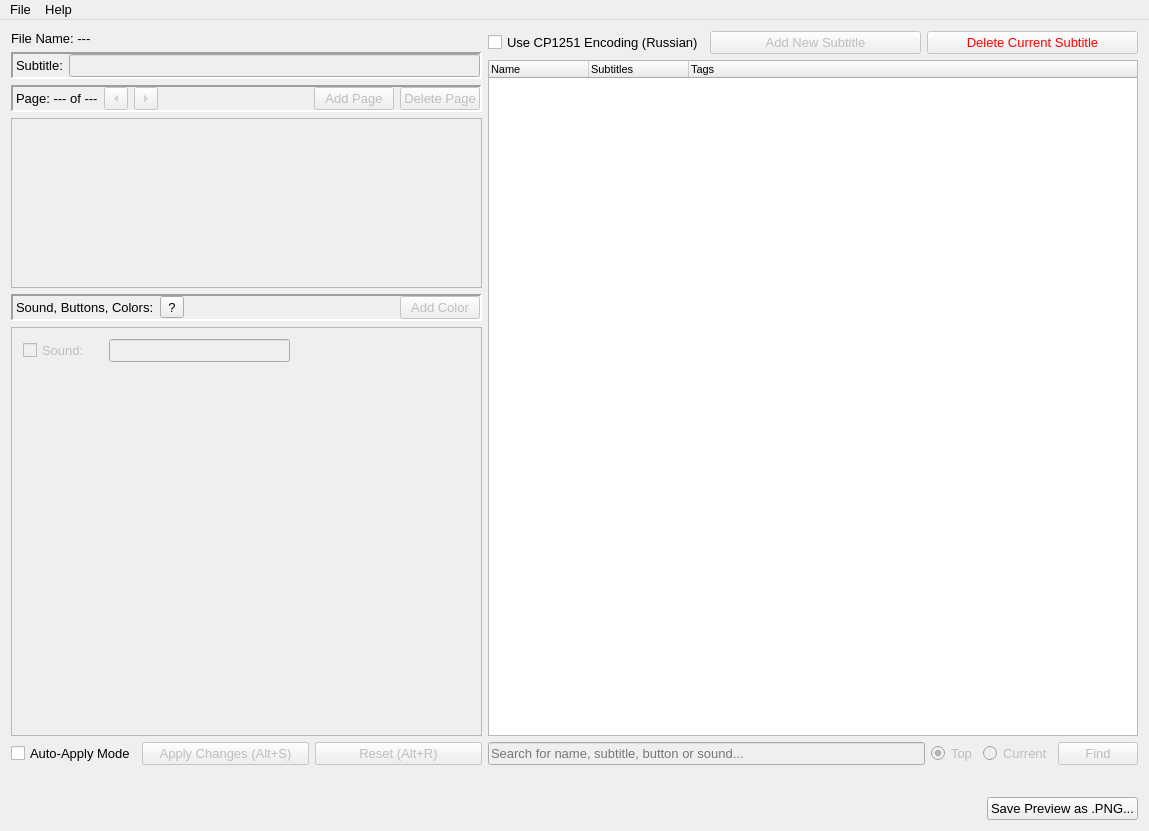
<?xml version="1.0" encoding="UTF-8"?>
<ui version="4.0">
 <class>mstEditor</class>
 <widget class="QMainWindow" name="mstEditor">
  <property name="geometry">
   <rect>
    <x>0</x>
    <y>0</y>
    <width>1149</width>
    <height>831</height>
   </rect>
  </property>
  <property name="font">
   <font>
    <pointsize>10</pointsize>
   </font>
  </property>
  <property name="windowTitle">
   <string>mstEditor</string>
  </property>
  <widget class="QWidget" name="centralWidget">
   <layout class="QVBoxLayout" name="verticalLayout">
    <item>
     <layout class="QHBoxLayout" name="horizontalLayout">
      <item>
       <layout class="QVBoxLayout" name="verticalLayout_3">
        <item>
         <widget class="QLabel" name="L_FileName">
          <property name="text">
           <string>File Name: ---</string>
          </property>
         </widget>
        </item>
        <item>
         <widget class="QFrame" name="horizontalFrame_4">
          <property name="frameShape">
           <enum>QFrame::Panel</enum>
          </property>
          <property name="frameShadow">
           <enum>QFrame::Sunken</enum>
          </property>
          <property name="lineWidth">
           <number>2</number>
          </property>
          <layout class="QHBoxLayout" name="horizontalLayout_10">
           <property name="leftMargin">
            <number>3</number>
           </property>
           <property name="topMargin">
            <number>0</number>
           </property>
           <property name="rightMargin">
            <number>0</number>
           </property>
           <property name="bottomMargin">
            <number>0</number>
           </property>
           <item>
            <widget class="QLabel" name="label_2">
             <property name="text">
              <string>Subtitle:</string>
             </property>
            </widget>
           </item>
           <item>
            <widget class="QLineEdit" name="LE_SubtitleName">
             <property name="enabled">
              <bool>false</bool>
             </property>
            </widget>
           </item>
          </layout>
         </widget>
        </item>
        <item>
         <widget class="QFrame" name="horizontalFrame_3">
          <property name="frameShape">
           <enum>QFrame::Panel</enum>
          </property>
          <property name="frameShadow">
           <enum>QFrame::Sunken</enum>
          </property>
          <property name="lineWidth">
           <number>2</number>
          </property>
          <layout class="QHBoxLayout" name="horizontalLayout_9">
           <property name="leftMargin">
            <number>3</number>
           </property>
           <property name="topMargin">
            <number>0</number>
           </property>
           <property name="rightMargin">
            <number>0</number>
           </property>
           <property name="bottomMargin">
            <number>0</number>
           </property>
           <item>
            <widget class="QLabel" name="L_Page">
             <property name="minimumSize">
              <size>
               <width>0</width>
               <height>0</height>
              </size>
             </property>
             <property name="text">
              <string>Page: --- of ---</string>
             </property>
             <property name="alignment">
              <set>Qt::AlignLeading|Qt::AlignLeft|Qt::AlignVCenter</set>
             </property>
            </widget>
           </item>
           <item>
            <widget class="QToolButton" name="PB_PagePrev">
             <property name="enabled">
              <bool>false</bool>
             </property>
             <property name="text">
              <string>...</string>
             </property>
             <property name="arrowType">
              <enum>Qt::LeftArrow</enum>
             </property>
            </widget>
           </item>
           <item>
            <widget class="QToolButton" name="PB_PageNext">
             <property name="enabled">
              <bool>false</bool>
             </property>
             <property name="text">
              <string>...</string>
             </property>
             <property name="arrowType">
              <enum>Qt::RightArrow</enum>
             </property>
            </widget>
           </item>
           <item>
            <spacer name="horizontalSpacer_7">
             <property name="orientation">
              <enum>Qt::Horizontal</enum>
             </property>
             <property name="sizeHint" stdset="0">
              <size>
               <width>40</width>
               <height>20</height>
              </size>
             </property>
            </spacer>
           </item>
           <item>
            <widget class="QPushButton" name="PB_PageAdd">
             <property name="enabled">
              <bool>false</bool>
             </property>
             <property name="text">
              <string>Add Page</string>
             </property>
            </widget>
           </item>
           <item>
            <widget class="QPushButton" name="PB_PageDelete">
             <property name="enabled">
              <bool>false</bool>
             </property>
             <property name="text">
              <string>Delete Page</string>
             </property>
            </widget>
           </item>
          </layout>
         </widget>
        </item>
        <item>
         <widget class="QTextEdit" name="TE_TextEditor">
          <property name="enabled">
           <bool>false</bool>
          </property>
          <property name="sizePolicy">
           <sizepolicy hsizetype="Expanding" vsizetype="Expanding">
            <horstretch>0</horstretch>
            <verstretch>0</verstretch>
           </sizepolicy>
          </property>
          <property name="minimumSize">
           <size>
            <width>460</width>
            <height>0</height>
           </size>
          </property>
          <property name="maximumSize">
           <size>
            <width>16777215</width>
            <height>170</height>
           </size>
          </property>
          <property name="font">
           <font>
            <pointsize>11</pointsize>
           </font>
          </property>
          <property name="lineWrapMode">
           <enum>QTextEdit::NoWrap</enum>
          </property>
         </widget>
        </item>
        <item>
         <widget class="QFrame" name="horizontalFrame_5">
          <property name="frameShape">
           <enum>QFrame::Panel</enum>
          </property>
          <property name="frameShadow">
           <enum>QFrame::Sunken</enum>
          </property>
          <property name="lineWidth">
           <number>2</number>
          </property>
          <layout class="QHBoxLayout" name="horizontalLayout_6">
           <property name="leftMargin">
            <number>3</number>
           </property>
           <property name="topMargin">
            <number>0</number>
           </property>
           <property name="rightMargin">
            <number>0</number>
           </property>
           <property name="bottomMargin">
            <number>0</number>
           </property>
           <item>
            <widget class="QLabel" name="label">
             <property name="text">
              <string>Sound, Buttons, Colors:</string>
             </property>
            </widget>
           </item>
           <item>
            <widget class="QToolButton" name="PB_TagWhat">
             <property name="text">
              <string>?</string>
             </property>
            </widget>
           </item>
           <item>
            <spacer name="horizontalSpacer_3">
             <property name="orientation">
              <enum>Qt::Horizontal</enum>
             </property>
             <property name="sizeHint" stdset="0">
              <size>
               <width>40</width>
               <height>20</height>
              </size>
             </property>
            </spacer>
           </item>
           <item>
            <widget class="QPushButton" name="PB_ColorAdd">
             <property name="enabled">
              <bool>false</bool>
             </property>
             <property name="text">
              <string>Add Color</string>
             </property>
            </widget>
           </item>
          </layout>
         </widget>
        </item>
        <item>
         <widget class="QScrollArea" name="SA_Tags">
          <property name="widgetResizable">
           <bool>true</bool>
          </property>
          <widget class="QWidget" name="scrollAreaWidgetContents">
           <property name="geometry">
            <rect>
             <x>0</x>
             <y>0</y>
             <width>475</width>
             <height>292</height>
            </rect>
           </property>
           <layout class="QVBoxLayout" name="verticalLayout_4">
            <item>
             <layout class="QHBoxLayout" name="horizontalLayout_7">
              <item>
               <widget class="QCheckBox" name="CB_Sound">
                <property name="enabled">
                 <bool>false</bool>
                </property>
                <property name="minimumSize">
                 <size>
                  <width>80</width>
                  <height>0</height>
                 </size>
                </property>
                <property name="text">
                 <string>Sound:</string>
                </property>
               </widget>
              </item>
              <item>
               <widget class="QLineEdit" name="LE_Sound">
                <property name="enabled">
                 <bool>false</bool>
                </property>
               </widget>
              </item>
              <item>
               <spacer name="horizontalSpacer_5">
                <property name="orientation">
                 <enum>Qt::Horizontal</enum>
                </property>
                <property name="sizeHint" stdset="0">
                 <size>
                  <width>40</width>
                  <height>20</height>
                 </size>
                </property>
               </spacer>
              </item>
             </layout>
            </item>
            <item>
             <layout class="QVBoxLayout" name="VL_Tags"/>
            </item>
            <item>
             <layout class="QVBoxLayout" name="VL_Colors"/>
            </item>
            <item>
             <spacer name="verticalSpacer">
              <property name="orientation">
               <enum>Qt::Vertical</enum>
              </property>
              <property name="sizeHint" stdset="0">
               <size>
                <width>20</width>
                <height>40</height>
               </size>
              </property>
             </spacer>
            </item>
           </layout>
          </widget>
         </widget>
        </item>
        <item>
         <layout class="QHBoxLayout" name="horizontalLayout_3">
          <item>
           <widget class="QCheckBox" name="CB_AutoApply">
            <property name="sizePolicy">
             <sizepolicy hsizetype="Fixed" vsizetype="Fixed">
              <horstretch>0</horstretch>
              <verstretch>0</verstretch>
             </sizepolicy>
            </property>
            <property name="text">
             <string>Auto-Apply Mode</string>
            </property>
           </widget>
          </item>
          <item>
           <widget class="QPushButton" name="PB_Save">
            <property name="enabled">
             <bool>false</bool>
            </property>
            <property name="text">
             <string>Apply Changes (Alt+S)</string>
            </property>
           </widget>
          </item>
          <item>
           <widget class="QPushButton" name="PB_Reset">
            <property name="enabled">
             <bool>false</bool>
            </property>
            <property name="text">
             <string>Reset (Alt+R)</string>
            </property>
           </widget>
          </item>
         </layout>
        </item>
       </layout>
      </item>
      <item>
       <layout class="QVBoxLayout" name="verticalLayout_2">
        <item>
         <layout class="QHBoxLayout" name="horizontalLayout_2">
          <item>
           <widget class="QCheckBox" name="CB_Russian">
            <property name="sizePolicy">
             <sizepolicy hsizetype="Fixed" vsizetype="Fixed">
              <horstretch>0</horstretch>
              <verstretch>0</verstretch>
             </sizepolicy>
            </property>
            <property name="text">
             <string>Use CP1251 Encoding (Russian)</string>
            </property>
           </widget>
          </item>
          <item>
           <widget class="QPushButton" name="PB_SubtitleAdd">
            <property name="enabled">
             <bool>false</bool>
            </property>
            <property name="text">
             <string>Add New Subtitle</string>
            </property>
           </widget>
          </item>
          <item>
           <widget class="QPushButton" name="PB_SubtitleDelete">
            <property name="enabled">
             <bool>false</bool>
            </property>
            <property name="font">
             <font>
              <pointsize>10</pointsize>
             </font>
            </property>
            <property name="styleSheet">
             <string notr="true">color: rgb(255, 0, 0)</string>
            </property>
            <property name="text">
             <string>Delete Current Subtitle</string>
            </property>
           </widget>
          </item>
         </layout>
        </item>
        <item>
         <widget class="MyTreeWidget" name="TW_TreeWidget">
          <property name="sizePolicy">
           <sizepolicy hsizetype="Expanding" vsizetype="Expanding">
            <horstretch>0</horstretch>
            <verstretch>0</verstretch>
           </sizepolicy>
          </property>
          <property name="minimumSize">
           <size>
            <width>650</width>
            <height>0</height>
           </size>
          </property>
          <property name="font">
           <font>
            <pointsize>8</pointsize>
           </font>
          </property>
          <property name="dragDropMode">
           <enum>QAbstractItemView::InternalMove</enum>
          </property>
          <property name="alternatingRowColors">
           <bool>true</bool>
          </property>
          <column>
           <property name="text">
            <string>Name</string>
           </property>
          </column>
          <column>
           <property name="text">
            <string>Subtitles</string>
           </property>
          </column>
          <column>
           <property name="text">
            <string>Tags</string>
           </property>
          </column>
         </widget>
        </item>
        <item>
         <layout class="QHBoxLayout" name="horizontalLayout_5">
          <item>
           <widget class="QLineEdit" name="LE_Find">
            <property name="enabled">
             <bool>false</bool>
            </property>
            <property name="placeholderText">
             <string>Search for name, subtitle, button or sound...</string>
            </property>
           </widget>
          </item>
          <item>
           <widget class="QRadioButton" name="RB_Top">
            <property name="enabled">
             <bool>false</bool>
            </property>
            <property name="text">
             <string>Top</string>
            </property>
            <property name="checked">
             <bool>true</bool>
            </property>
           </widget>
          </item>
          <item>
           <widget class="QRadioButton" name="RB_Current">
            <property name="enabled">
             <bool>false</bool>
            </property>
            <property name="text">
             <string>Current</string>
            </property>
           </widget>
          </item>
          <item>
           <widget class="QPushButton" name="PB_Find">
            <property name="enabled">
             <bool>false</bool>
            </property>
            <property name="text">
             <string>Find</string>
            </property>
           </widget>
          </item>
         </layout>
        </item>
       </layout>
      </item>
     </layout>
    </item>
    <item>
     <layout class="QHBoxLayout" name="horizontalLayout_4">
      <item>
       <spacer name="horizontalSpacer">
        <property name="orientation">
         <enum>Qt::Horizontal</enum>
        </property>
        <property name="sizeHint" stdset="0">
         <size>
          <width>40</width>
          <height>20</height>
         </size>
        </property>
       </spacer>
      </item>
      <item>
       <widget class="QLabel" name="L_Preview">
        <property name="pixmap">
         <pixmap resource="resource.qrc">:/resources/TextBox.png</pixmap>
        </property>
        <property name="alignment">
         <set>Qt::AlignCenter</set>
        </property>
       </widget>
      </item>
      <item>
       <spacer name="horizontalSpacer_2">
        <property name="orientation">
         <enum>Qt::Horizontal</enum>
        </property>
        <property name="sizeHint" stdset="0">
         <size>
          <width>40</width>
          <height>20</height>
         </size>
        </property>
       </spacer>
      </item>
     </layout>
    </item>
    <item>
     <layout class="QHBoxLayout" name="horizontalLayout_8">
      <item>
       <spacer name="horizontalSpacer_4">
        <property name="orientation">
         <enum>Qt::Horizontal</enum>
        </property>
        <property name="sizeHint" stdset="0">
         <size>
          <width>40</width>
          <height>20</height>
         </size>
        </property>
       </spacer>
      </item>
      <item>
       <widget class="QPushButton" name="PB_SavePreview">
        <property name="minimumSize">
         <size>
          <width>120</width>
          <height>0</height>
         </size>
        </property>
        <property name="text">
         <string>Save Preview as .PNG...</string>
        </property>
       </widget>
      </item>
     </layout>
    </item>
   </layout>
  </widget>
  <widget class="QMenuBar" name="menuBar">
   <property name="geometry">
    <rect>
     <x>0</x>
     <y>0</y>
     <width>1149</width>
     <height>17</height>
    </rect>
   </property>
   <widget class="QMenu" name="menuFile">
    <property name="title">
     <string>File</string>
    </property>
    <addaction name="actionOpen"/>
    <addaction name="actionSave"/>
    <addaction name="actionSave_as"/>
    <addaction name="actionExport"/>
    <addaction name="actionClose"/>
   </widget>
   <widget class="QMenu" name="menuHelp">
    <property name="title">
     <string>Help</string>
    </property>
    <addaction name="actionAbout_mstEditor"/>
    <addaction name="actionAbout_Qt"/>
   </widget>
   <addaction name="menuFile"/>
   <addaction name="menuHelp"/>
  </widget>
  <action name="actionOpen">
   <property name="text">
    <string>Open...</string>
   </property>
   <property name="shortcut">
    <string>Ctrl+O</string>
   </property>
  </action>
  <action name="actionSave">
   <property name="text">
    <string>Save...</string>
   </property>
   <property name="shortcut">
    <string>Ctrl+S</string>
   </property>
  </action>
  <action name="actionSave_as">
   <property name="text">
    <string>Save as...</string>
   </property>
   <property name="shortcut">
    <string>Ctrl+Shift+S</string>
   </property>
  </action>
  <action name="actionExport">
   <property name="text">
    <string>Export...</string>
   </property>
   <property name="shortcut">
    <string>Ctrl+E</string>
   </property>
  </action>
  <action name="actionClose">
   <property name="text">
    <string>Close...</string>
   </property>
   <property name="shortcut">
    <string>Alt+F4</string>
   </property>
  </action>
  <action name="actionAbout_Qt">
   <property name="text">
    <string>About Qt...</string>
   </property>
  </action>
  <action name="actionAbout_mstEditor">
   <property name="text">
    <string>About mstEditor...</string>
   </property>
  </action>
 </widget>
 <layoutdefault spacing="6" margin="11"/>
 <customwidgets>
  <customwidget>
   <class>MyTreeWidget</class>
   <extends>QTreeWidget</extends>
   <header>mytreewidget.h</header>
  </customwidget>
 </customwidgets>
 <resources>
  <include location="resource.qrc"/>
 </resources>
 <connections/>
</ui>
